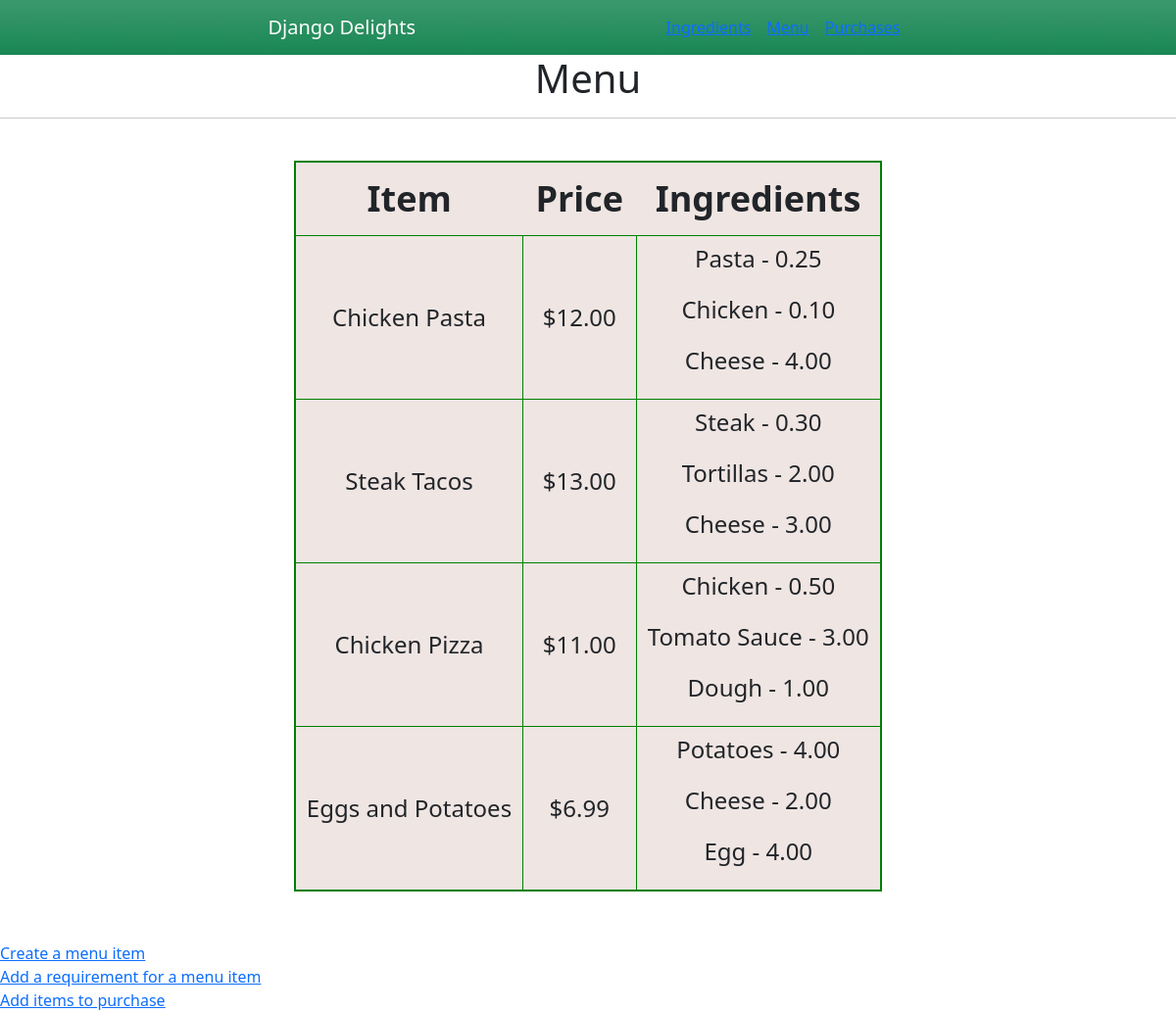
The page /menu on the database its author committed.
### inventory/models.py (models this page shows, shortened)
class MenuItem(models.Model):
    name = models.CharField(max_length=25, null=False, blank=False)
    price = models.DecimalField(max_digits=10, decimal_places=2, null=False, blank=False)
    ingredients = models.ManyToManyField(Ingredient, through='RecipeRequirement')

class RecipeRequirement(models.Model):
    item = models.ForeignKey(MenuItem, on_delete=models.CASCADE)
    ingredient = models.ForeignKey(Ingredient, on_delete=models.CASCADE)
    quantity = models.DecimalField(max_digits=10, decimal_places=2, null=True, blank=True)

class Ingredient(models.Model):
    name = models.CharField(max_length=25, null=False, blank=False)
    quantity = models.DecimalField(max_digits=10, decimal_places=2, null=False, blank=False)
    unit = models.CharField(max_length=10, null=False, blank=False)
    unit_price = models.DecimalField(max_digits=10, decimal_places=2, null=False, blank=False)

### inventory/views.py (the view)
# urls.py: path('menu', views.menu, name='menu'),
def menu(request):
    menu_items = MenuItem.objects.all()
    recipe_requirements = RecipeRequirement.objects.all()
    ingredients = Ingredient.objects.all()
    context = {
        'menu_items': menu_items,
        'recipe_requirements': recipe_requirements,
        'ingredients': ingredients
    }
    return render(request, "inventory/menu.html", context)

### inventory/templates/inventory/menu.html (shortened to what this page needs)
{% extends './base.html' %}
{% block content %}
<h1 style="text-align: center;">Menu</h1>
<hr>
<div class="ingredient-div">
    <table class="ingredient-table">
    <tr>
        <th class="ingredient-th">Item</th>
        <th class="ingredient-th">Price</th>
        <th class="ingredient-th">Ingredients</th>
    </tr>
    {% for menu_item in menu_items %}
    <tr>
        <td class="ingredient-td">{{ menu_item.name }}</td>
        <td class="ingredient-td">${{ menu_item.price }}</td>
        <td class="ingredient-td">
                {% for requirement in menu_item.reciperequirement_set.all %}
                <p>{{ requirement.ingredient.name }} - {{ requirement.quantity }}</p>
                {% endfor %}
        </td>
    </tr>
    {% endfor %}
</table>
</div>
<br>
<a href="{% url 'create_menuitem' %}">Create a menu item</a>
<br>
<a href="{% url 'create_reciperequirement' %}">Add a requirement for a menu item</a>
<br>
<a href="{% url 'create_purchase' %}">Add items to purchase</a>
{% endblock %}

### inventory/static/css/style.css (style rules this page uses)
* { padding: 0; margin: 0 auto; }
.ingredient-div { display: flex; justify-content: center; align-items: center; height: 100vh; }
.ingredient-table { border: 2px solid green; background-color: #EFE5E2; width: 50%; }
.ingredient-th { font-size: 36px; border-bottom: 1px solid green; text-align: center; padding: 10px; }
.ingredient-td { font-size: 24px; border: 1px solid green; text-align: center; padding: 5px; }

### rows shown on the page
MenuItem: name "Chicken Pasta", price "12.00"
RecipeRequirement: ingredient.name "Pasta", quantity "0.25"
RecipeRequirement: ingredient.name "Chicken", quantity "0.10"
RecipeRequirement: ingredient.name "Cheese", quantity "4.00"
MenuItem: name "Steak Tacos", price "13.00"
RecipeRequirement: ingredient.name "Steak", quantity "0.30"
RecipeRequirement: ingredient.name "Tortillas", quantity "2.00"
RecipeRequirement: ingredient.name "Cheese", quantity "3.00"
MenuItem: name "Chicken Pizza", price "11.00"
RecipeRequirement: ingredient.name "Chicken", quantity "0.50"
RecipeRequirement: ingredient.name "Tomato Sauce", quantity "3.00"
RecipeRequirement: ingredient.name "Dough", quantity "1.00"
MenuItem: name "Eggs and Potatoes", price "6.99"
RecipeRequirement: ingredient.name "Potatoes", quantity "4.00"
RecipeRequirement: ingredient.name "Cheese", quantity "2.00"
RecipeRequirement: ingredient.name "Egg", quantity "4.00"
